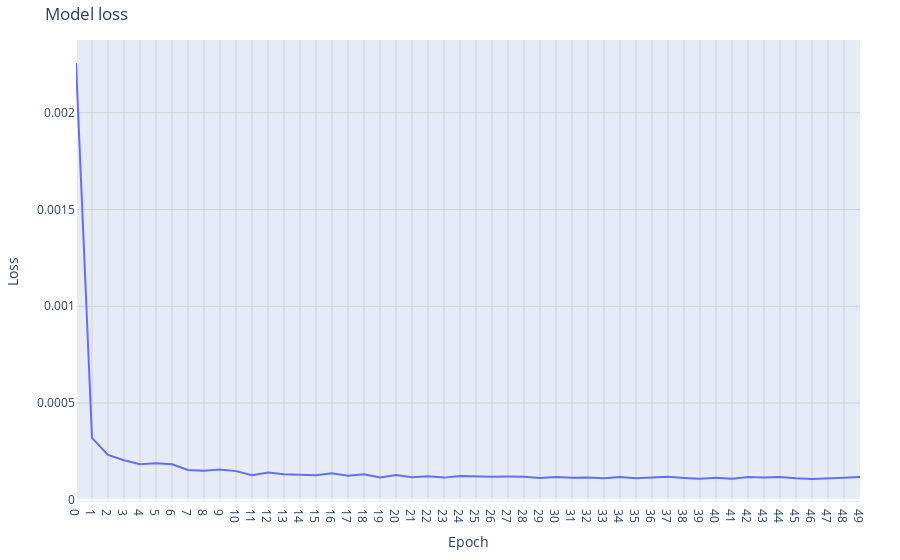

Notebook source saved alongside this figure:
### Markdown cell above
### Analisando a curva de perdas:

### Code cell
loss_values = history.history["loss"]
epochs_range = list(range(len(loss_values)))

fig = go.Figure()

fig.add_trace(go.Scatter(x=epochs_range, y=loss_values, mode='lines', name='Train'))

fig.update_layout(
    title="Model loss",
    xaxis_title="Epoch",
    yaxis_title="Loss",
    xaxis=dict(
        dtick=1,  
        tickmode='array',
        tickvals=list(range(0, len(loss_values), max(1, len(loss_values)//epochs)))
    ),
    yaxis=dict(
        gridcolor='lightgrey'
    ),
    legend=dict(
        x=0,
        y=1.0,
        bgcolor='rgba(255, 255, 255, 0)',
        bordercolor='rgba(255, 255, 255, 0)'
    ),
    margin=dict(l=40, r=40, t=40, b=40)
)

fig.update_xaxes(showgrid=True, gridwidth=1, gridcolor='lightgrey')

fig.show()

### Figure 1 — Plotly figure (JSON) as saved in the notebook; plotly's stock layout.template omitted (floating-point values rounded to 4 significant figures)
{"data": [{"mode": "lines", "name": "Train", "type": "scatter", "x": [0, 1, 2, 3, 4, 5, 6, 7, 8, 9, 10, 11, 12, 13, 14, 15, 16, 17, 18, 19, 20, 21, 22, 23, 24, 25, 26, 27, 28, 29, 30, 31, 32, 33, 34, 35, 36, 37, 38, 39, 40, 41, 42, 43, 44, 45, 46, 47, 48, 49], "y": [0.002257, 0.0003195, 0.0002317, 0.0002042, 0.0001831, 0.0001884, 0.0001834, 0.0001535, 0.00015, 0.0001557, 0.000148, 0.0001264, 0.000141, 0.0001317, 0.0001294, 0.0001266, 0.0001369, 0.0001243, 0.0001312, 0.0001156, 0.0001276, 0.0001163, 0.0001211, 0.0001144, 0.0001227, 0.0001191, 0.0001184, 0.0001199, 0.0001195, 0.0001129, 0.0001171, 0.0001133, 0.0001144, 0.0001114, 0.0001171, 0.000111, 0.0001129, 0.0001185, 0.0001128, 0.0001087, 0.000114, 0.0001092, 0.0001175, 0.0001145, 0.0001177, 0.0001107, 0.0001078, 0.0001093, 0.0001131, 0.0001171]}], "layout": {"legend": {"bgcolor": "rgba(255, 255, 255, 0)", "bordercolor": "rgba(255, 255, 255, 0)", "x": 0, "y": 1}, "margin": {"b": 40, "l": 40, "r": 40, "t": 40}, "title": {"text": "Model loss"}, "xaxis": {"dtick": 1, "gridcolor": "lightgrey", "gridwidth": 1, "showgrid": true, "tickmode": "array", "tickvals": [0, 1, 2, 3, 4, 5, 6, 7, 8, 9, 10, 11, 12, 13, 14, 15, 16, 17, 18, 19, 20, 21, 22, 23, 24, 25, 26, 27, 28, 29, 30, 31, 32, 33, 34, 35, 36, 37, 38, 39, 40, 41, 42, 43, 44, 45, 46, 47, 48, 49], "title": {"text": "Epoch"}}, "yaxis": {"gridcolor": "lightgrey", "title": {"text": "Loss"}}}}
